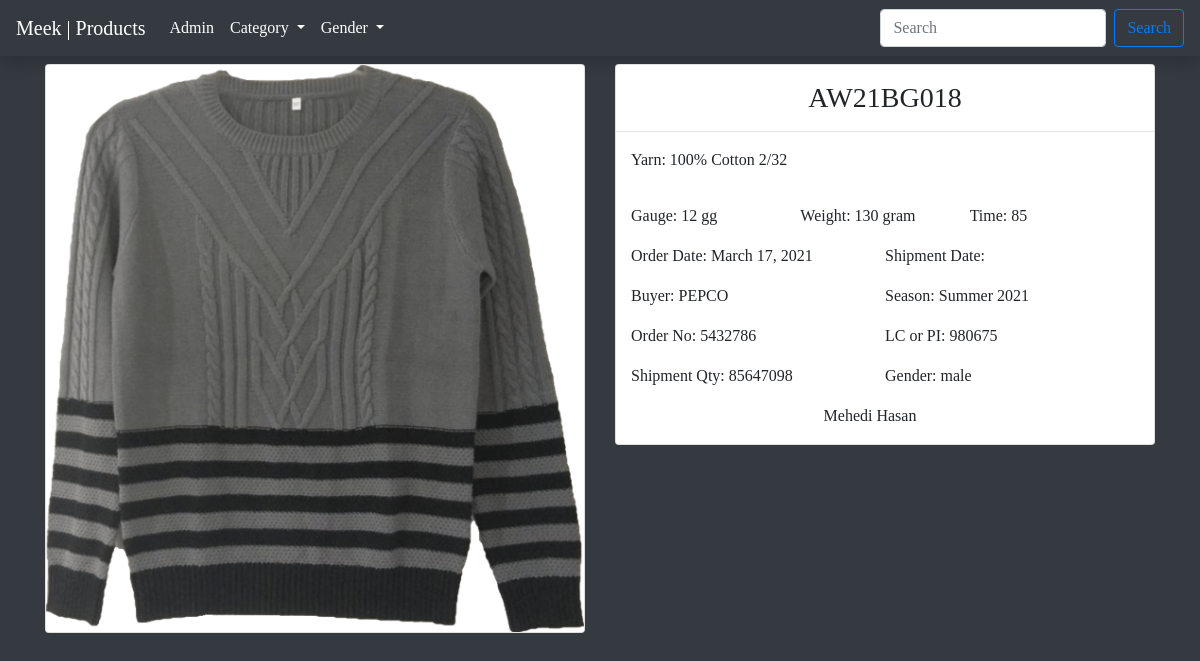
/1/, run on the app's committed database.
### product/models.py (models this page shows, shortened)
class Product(models.Model):
    style_name = models.CharField(max_length=34)
    merchant_name = models.ForeignKey(Merchant, on_delete=models.CASCADE)
    buyer_name = models.ForeignKey(Buyer, on_delete=models.CASCADE)
    buyer_name_cleaned = models.CharField(max_length=55, help_text="Please, write the email of buyer")
    merchant_name_cleaned = models.CharField(max_length=55, help_text="Please, write the email of associate merchant")
    gender = models.CharField(max_length=21, choices=GENDER_CHOICES)
    category = models.CharField(max_length=21, choices=CATEGORY_CHOICES)
    image_primary = models.ImageField(default='default.jpg', upload_to="media/product")
    image_secondary = models.ImageField(default='default.jpg', upload_to="media/product", blank=True)
    image_extra = models.ImageField(default='default.jpg', upload_to="media/product", blank=True)
    image_chart = models.ImageField(default='default.jpg', upload_to="media/chart", blank=True)
    description = models.CharField(max_length=34)
    composition = models.CharField(max_length=55)
    gauge = models.CharField(max_length=13)
    size = models.CharField(max_length=13)
    weight = models.CharField(max_length=89)
    time = models.CharField(max_length=21)
    moq = models.CharField(max_length=21, blank=True, null=True)
    fob = models.PositiveIntegerField(blank=True, null=True)
    date_order = models.DateField(auto_now_add=False)
    date_shipment = models.DateField(auto_now_add=False)
    season = models.CharField(max_length=21)
    order_no = models.CharField(max_length=34)
    lc_or_pi = models.CharField(max_length=55)
    shipment_quantity = models.PositiveIntegerField()

### buyer/models.py (models this page shows)
class Buyer(models.Model):
    full_name = models.CharField(max_length=34)
    email_address = models.EmailField()
    buying_house = models.CharField(max_length=55)
    first_order = models.DateField(auto_now_add=False)
    last_order = models.DateField(auto_now_add=False)
    phone_number = models.CharField(max_length=21)
    associate_merchant = models.ForeignKey(Merchant, on_delete=models.CASCADE)
    def __str__(self):
        return self.full_name

### merchant/models.py (models this page shows)
class Merchant(models.Model):
    first_name = models.CharField(max_length=55)
    last_name = models.CharField(max_length=55)
    joining_date = models.DateField(auto_now_add=False)
    resign_date = models.DateField(auto_now_add=False)
    phone_number = models.CharField(max_length=21)
    email_address = models.EmailField()
    def __str__(self):
        return f"{self.first_name} {self.last_name}"

### product/views.py (the view)
# urls.py: path("<int:pk>/", ProductDetailView.as_view(), name='product-detail'),
class ProductDetailView(DetailView):
    model = Product

### templates/product/product_detail.html (shortened to what this page needs)
{% extends 'base.html' %}
{% block content %}
{% include 'partials/_navbar.html' %}
<div class="container">
    <div class="row justify-content-center">
        <div class="col-md-6">
            <div class="card">
                <img class="card-img-top" src={{product.image_primary.url}} alt="{{product.style_name}}" style="width:100%" width="21rem" height="100%">
            </div>
            <br>
        </div>
        <div class="col-md-6">
            <div class="card">
                <div class="text-center mt-3">
                    <h3>{{product.style_name}}</h3> <hr class="text-primary">
                </div>
                <div class="container">
                    <p>Yarn: {{product.composition}}</p>
                </div>
                <div class="row container mt-3">
                    <div class="col-sm-4 col-md-4">
                        Gauge: {{product.gauge}}
                    </div>
                    <div class="col-sm-4 col-md-4">
                        Weight: {{product.weight}}
                    </div>
                    <div class="col-sm-4 col-md-4">
                        Time: {{product.time}}
                    </div>
                </div>
                <div class="row container mt-3">
                    <div class="col-sm-6">
                        Order Date: {{product.date_order}}
                    </div>
                    <div class="col-sm-6">
                        Shipment Date: {{product.shipment_date}}
                    </div>
                </div>
                <div class="row container mt-3">
                    <div class="col-sm-6">
                        Buyer: {{product.buyer_name}}
                    </div>
                    <div class="col-sm-6">
                        Season: {{product.season}}
                    </div>
                </div>
                <div class="row container mt-3">
                    <div class="col-sm-6">
                        Order No: {{product.order_no}}
                    </div>
                    <div class="col-sm-6">
                        LC or PI: {{product.lc_or_pi}}
                    </div>
                </div>
                <div class="row container justify-content-center mt-3">
                    <div class="col-sm-6">
                        Shipment Qty: {{product.shipment_quantity}}
                    </div>
                    <div class="col-sm-6">
                        Gender: {{product.gender}}
                    </div>
                </div>
                <div class="row container justify-content-center mt-3">
                    <div class="mb-3">
                        {{product.merchant_name}}
                    </div>
                </div>
            </div>
        </div>
    </div>
</div>
{% endblock content %}

### data on the page
Product: image_primary (picture), style_name "AW21BG018", composition "100% Cotton 2/32", gauge "12 gg", weight "130 gram", time "85", date_order "March 17, 2021", buyer_name "PEPCO", season "Summer 2021", order_no "5432786", lc_or_pi "980675", shipment_quantity "85647098", gender "male", merchant_name "Mehedi Hasan"
